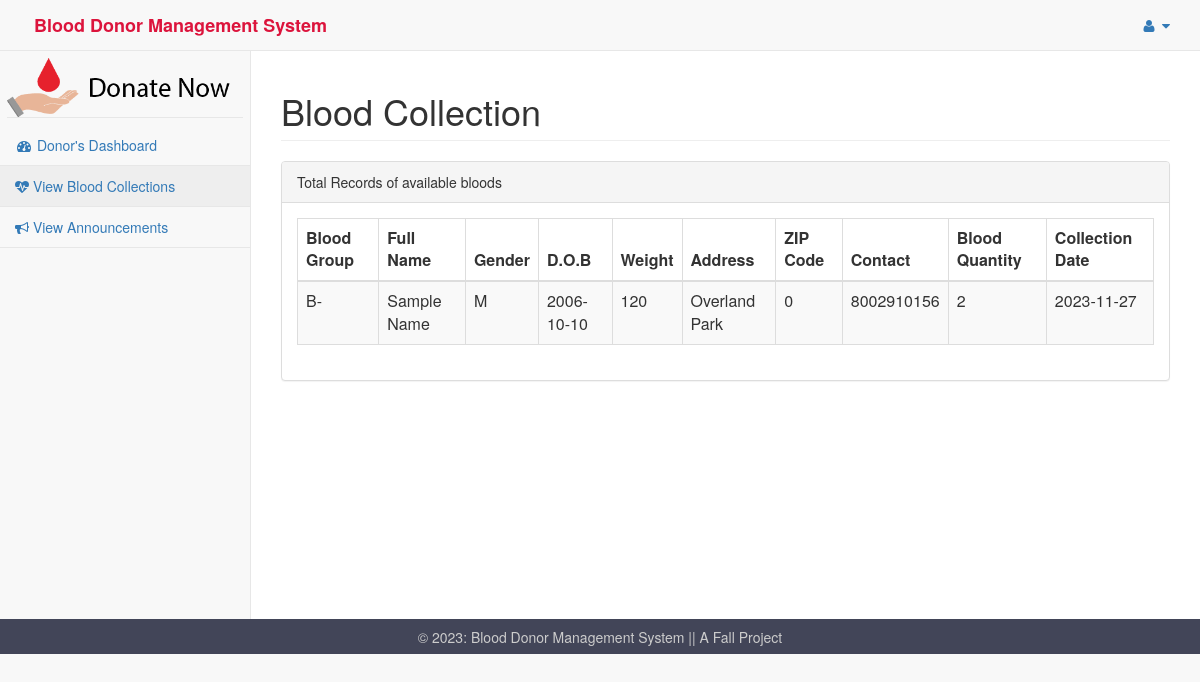
The app's page /user/blood_collection.php with its own data.
### tables this page shows
CREATE TABLE `blood` (
  `id` int(11) NOT NULL,
  `name` varchar(20) NOT NULL,
  `gender` varchar(20) NOT NULL,
  `dob` date NOT NULL,
  `weight` int(11) NOT NULL,
  `bloodgroup` varchar(3) NOT NULL,
  `address` varchar(20) NOT NULL,
  `zipCode` int(6) NOT NULL,
  `contact` varchar(10) NOT NULL,
  `bloodqty` int(11) NOT NULL,
  `collection` date NOT NULL
);

### user/blood_collection.php (the view, shortened to what this page needs)
<html>
<head>
    <?php include 'includes/headerFile2.php' ?>
</head>
<body>
    <div id="wrapper">
        <?php include 'includes/donornav.php' ?>
        <div id="page-wrapper">
            <div class="container-fluid">
                <div class="row">
                    <div class=".col-lg-12">
                        <h1 class="page-header">Blood Collection</h1>
                    </div>
                </div>
                <div class="row">
                    <div class=".col-lg-12">
                        <div class="panel panel-default">
                            <div class="panel-heading">
                                Total Records of available bloods
                            </div>
                            <div class="panel-body">
                                <div class="table-responsive">
                                    <table class="table table-striped table-bordered table-hover" id="dataTables-example">
                                        <?php
                                        include "../pages/dbconnect.php";
                                        try {
                                            $qry = "SELECT * FROM blood";
                                            $stmt = $pdo->query($qry);
                                            echo "
                                                <thead>
                                                    <tr>
                                                        <th>Blood Group</th>
                                                        <th>Full Name</th>
                                                        <th>Gender</th>
                                                        <th>D.O.B</th>
                                                        <th>Weight</th>
                                                        <th>Address</th>
                                                        <th>ZIP Code</th>
                                                        <th>Contact</th>
                                                        <th>Blood Quantity</th>
                                                        <th>Collection Date</th>
                                                    </tr>
                                                </thead>";
                                            while ($row = $stmt->fetch(PDO::FETCH_ASSOC)) {
                                                echo "<tbody>
                                                    <tr class='gradeA'>
                                                        <td>" . $row['bloodgroup'] . "</td>
                                                        <td>" . $row['name'] . "</td>
                                                        <td>" . $row['gender'] . "</td>
                                                        <td>" . $row['dob'] . "</td>
                                                        <td>" . $row['weight'] . "</td>
                                                        <td>" . $row['address'] . "</td>
                                                        <td>" . $row['zipCode'] . "</td>
                                                        <td>" . $row['contact'] . "</td>
                                                        <td>" . $row['bloodqty'] . "</td>
                                                        <td>" . $row['collection'] . "</td>
                                                    </tr>
                                                <tbody>";
                                            }
                                        } catch (PDOException $e) {
                                            echo "Error: " . $e->getMessage();
                                        }
                                        ?>
                                    </table>
                                </div>
                            </div>
                        </div>
                    </div>
                </div>
            </div>
        </div>
    </div>
</body>
<?php include '../pages/includes/footerData.php' ?>
</html>

### user/includes/headerFile2.php (shortened to what this page needs)
<link href="../vendor/bootstrap/css/bootstrap.min.css" rel="stylesheet">
<link href="../vendor/metisMenu/metisMenu.min.css" rel="stylesheet">
<link href="../dist/css/sb-admin-2.css" rel="stylesheet">
<link href="../vendor/font-awesome/css/font-awesome.min.css" rel="stylesheet" type="text/css">
<link rel="stylesheet" href="../icofont/icofont.min.css">

### user/includes/donornav.php (shortened to what this page needs)
<nav class="navbar navbar-default navbar-static-top" role="navigation" style="margin-bottom: 0">
    <div class="navbar-header">
        <a class="navbar-brand" style="color: crimson; font-weight: bold;" href="dashboard.php"><i
                class="icofont-blood icofont-1x"></i> Blood Donor Management
            System</a>
    </div>
    <ul class="nav navbar-top-links navbar-right">
        <li class="dropdown">
            <a class="dropdown-toggle" data-toggle="dropdown" href="#">
                <i class="fa fa-user fa-fw"></i> <i class="fa fa-caret-down"></i>
            </a>
        </li>
    </ul>
    <div class="navbar-default sidebar" role="navigation">
        <div class="sidebar-nav navbar-collapse">
            <ul class="nav" id="side-menu">
                <li style="margin:7px;">
                    <img alt="logo" src="../img/logo.png" style="width: 100%;" />
                </li>
                <li>
                    <a href="dashboard.php"><i class="fa fa-dashboard fa-fw"></i> Donor's Dashboard</a>
                </li>
                <li>
                    <a href="blood_collection.php"><i class="fa fa-heartbeat"></i> View Blood Collections </a>
                </li>
                <li>
                    <a href="announcement.php"><i class="fa fa-bullhorn"></i> View Announcements </a>
                </li>
            </ul>
        </div>
    </div>
</nav>

### pages/includes/footerData.php (shortened to what this page needs)
<footer>
	<p>&copy;
		<?php echo date("Y"); ?>: Blood Donor Management System || A Fall Project
	</p>
</footer>

### pages/includes/footerData.php (style rules this page uses)
footer { background-color: #424558; bottom: 0; left: 0; right: 0; height: 35px; text-align: center; color: #CCC; }
footer p { padding: 10.5px; margin: 0px; line-height: 100%; }

### records on screen
blood: bloodgroup "B-", name "Sample Name", gender "M", dob "2006-10-10", weight "120", address "Overland Park", zipCode "0", contact "8002910156", bloodqty "2", collection "2023-11-27"
